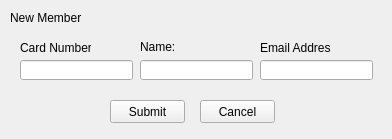
<?xml version="1.0" encoding="UTF-8"?>
<ui version="4.0">
 <class>AddUser</class>
 <widget class="QWidget" name="AddUser">
  <property name="geometry">
   <rect>
    <x>0</x>
    <y>0</y>
    <width>392</width>
    <height>139</height>
   </rect>
  </property>
  <property name="windowTitle">
   <string>Add Member</string>
  </property>
  <property name="windowIcon">
   <iconset>
    <normaloff>icon1.ico</normaloff>icon1.ico</iconset>
  </property>
  <widget class="QLabel" name="label">
   <property name="geometry">
    <rect>
     <x>140</x>
     <y>40</y>
     <width>46</width>
     <height>13</height>
    </rect>
   </property>
   <property name="text">
    <string>Name:</string>
   </property>
  </widget>
  <widget class="QLabel" name="label_4">
   <property name="geometry">
    <rect>
     <x>20</x>
     <y>40</y>
     <width>71</width>
     <height>16</height>
    </rect>
   </property>
   <property name="text">
    <string>Card Number:</string>
   </property>
  </widget>
  <widget class="QLineEdit" name="NameText">
   <property name="geometry">
    <rect>
     <x>140</x>
     <y>60</y>
     <width>113</width>
     <height>20</height>
    </rect>
   </property>
  </widget>
  <widget class="QLineEdit" name="EmailText">
   <property name="geometry">
    <rect>
     <x>260</x>
     <y>60</y>
     <width>113</width>
     <height>20</height>
    </rect>
   </property>
  </widget>
  <widget class="QPushButton" name="pushButtonSubmit">
   <property name="geometry">
    <rect>
     <x>110</x>
     <y>100</y>
     <width>75</width>
     <height>23</height>
    </rect>
   </property>
   <property name="text">
    <string>Submit</string>
   </property>
  </widget>
  <widget class="QLabel" name="label_2">
   <property name="geometry">
    <rect>
     <x>260</x>
     <y>40</y>
     <width>71</width>
     <height>16</height>
    </rect>
   </property>
   <property name="text">
    <string>Email Address:</string>
   </property>
  </widget>
  <widget class="QLineEdit" name="CardNumberText">
   <property name="geometry">
    <rect>
     <x>20</x>
     <y>60</y>
     <width>113</width>
     <height>20</height>
    </rect>
   </property>
  </widget>
  <widget class="QLabel" name="label_3">
   <property name="geometry">
    <rect>
     <x>10</x>
     <y>10</y>
     <width>91</width>
     <height>16</height>
    </rect>
   </property>
   <property name="text">
    <string>New Member</string>
   </property>
  </widget>
  <widget class="QPushButton" name="pushButtonCancel">
   <property name="geometry">
    <rect>
     <x>200</x>
     <y>100</y>
     <width>75</width>
     <height>23</height>
    </rect>
   </property>
   <property name="text">
    <string>Cancel</string>
   </property>
  </widget>
 </widget>
 <tabstops>
  <tabstop>CardNumberText</tabstop>
  <tabstop>NameText</tabstop>
  <tabstop>EmailText</tabstop>
  <tabstop>pushButtonSubmit</tabstop>
  <tabstop>pushButtonCancel</tabstop>
 </tabstops>
 <resources/>
 <connections/>
</ui>
